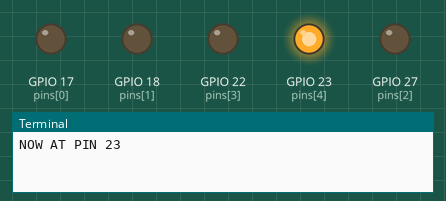
Recording of a program running on a simulated Raspberry Pi (BCM pin numbers), started with the argument 50. On the bench: output pins drawn as LEDs (lit = HIGH), the last lines printed to the terminal.

Above: at 0.1 s.
At 50.1 s:
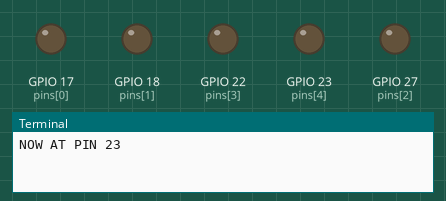
At 100.1 s:
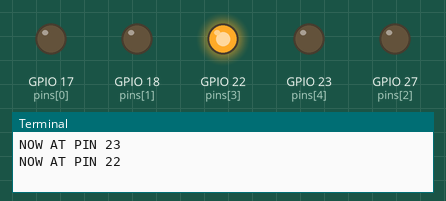
Timing chart, 0 to 101.6 s (numbered marks = the images above):
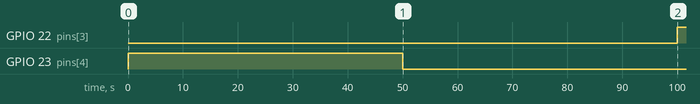

Measured:
- by itself, GPIO 22 (pins[3]): LOW → HIGH at 100 s
- by itself, GPIO 23 (pins[4]): LOW → HIGH at 0.00 s, → LOW 50.0 s later

The program:

racer.py
```python
"""
utilizes PIN 17, 18, 27, 22, 23 and turn them on after one another, kind of like a racer. GIVE IT A SPEED AT RUN TIME
"""
import RPi.GPIO as GPIO
import time
import sys
GPIO.setmode(GPIO.BCM)
GPIO.setwarnings(False)

def on(pin):
	GPIO.output(pin, GPIO.HIGH)
def off(pin):
	GPIO.output(pin, GPIO.LOW)


speed = float(sys.argv[1])

#setup all the pins
pins = [17, 18, 27, 22, 23]

for pin in pins:
	GPIO.setup(pin, GPIO.OUT)

try:
	while True:
		for pin in pins[::-1]:
			print("NOW AT PIN", pin)
			on(pin)
			time.sleep(speed)
			off(pin)
			time.sleep(speed)

except:
		print("EXITING")
		GPIO.cleanup()
```
